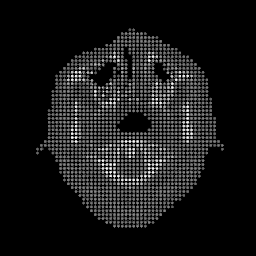

This chart was generated by the following Python code:
#!/usr/bin/env python

# Test vtkImageToPoints by converting CT slices to glyphed point set.

# Factory overrides
import vtkmodules.vtkInteractionStyle  # noqa: F401
import vtkmodules.vtkRenderingFreeType  # noqa: F401
import vtkmodules.vtkRenderingOpenGL2  # noqa: F401

import os

from vtkmodules.vtkCommonCore import vtkScalarsToColors
from vtkmodules.vtkCommonExecutionModel import vtkAlgorithm
from vtkmodules.vtkFiltersSources import vtkSphereSource
from vtkmodules.vtkImagingCore import vtkImageMapToColors
from vtkmodules.vtkImagingHybrid import vtkImageToPoints
from vtkmodules.vtkImagingStencil import vtkImageToImageStencil
from vtkmodules.vtkIOImage import vtkImageReader2
from vtkmodules.vtkRenderingCore import (
    vtkActor,
    vtkGlyph3DMapper,
    vtkRenderWindow,
    vtkRenderWindowInteractor,
    vtkRenderer,
)

# Volume parameters
extent = [0, 63, 0, 63, 0, 3]
origin = [0.0, 0.0, 0.0]
spacing = [3.2, 3.2, 1.5]
center = [0.5 * 3.2 * 63, 0.5 * 3.2 * 63, 0.5 * 1.5 * 3]

# Read CT slices
reader = vtkImageReader2()
reader.SetDataByteOrderToLittleEndian()
reader.SetDataExtent(extent)
reader.SetDataOrigin(origin)
reader.SetDataSpacing(spacing)
reader.SetFileNameSliceOffset(40)
data_dir = os.environ.get("VPE_DATA_DIR", os.path.dirname(os.path.abspath(__file__)))

reader.SetFilePrefix(os.path.join(data_dir, "headsq", "quarter"))

# Convert image to color scalars
table = vtkScalarsToColors()
table.SetRange(0, 2000)

colors = vtkImageMapToColors()
colors.SetInputConnection(reader.GetOutputPort())
colors.SetLookupTable(table)
colors.SetOutputFormatToRGB()

# Generate a stencil by thresholding the image
stencil = vtkImageToImageStencil()
stencil.SetInputConnection(reader.GetOutputPort())
stencil.ThresholdBetween(800, 4000)

# Generate point set from image
image_to_point_set = vtkImageToPoints()
image_to_point_set.SetInputConnection(colors.GetOutputPort())
image_to_point_set.SetStencilConnection(stencil.GetOutputPort())
image_to_point_set.SetOutputPointsPrecision(vtkAlgorithm.SINGLE_PRECISION)
image_to_point_set.Update()

# Sphere glyph source
sphere = vtkSphereSource()
sphere.SetRadius(1.5)

# Display points as glyphs
mapper = vtkGlyph3DMapper()
mapper.ScalingOff()
mapper.SetInputConnection(image_to_point_set.GetOutputPort())
mapper.SetSourceConnection(sphere.GetOutputPort())

actor = vtkActor()
actor.SetMapper(mapper)

renderer = vtkRenderer()
renderer.AddViewProp(actor)

render_window = vtkRenderWindow()
render_window.AddRenderer(renderer)
render_window.SetSize(256, 256)
render_window.SetWindowName("image to points")

# Scene
camera = renderer.GetActiveCamera()
camera.SetFocalPoint(center)
camera.SetPosition(center[0], center[1], center[2] - 400.0)

interactor = vtkRenderWindowInteractor()
interactor.SetRenderWindow(render_window)

interactor.Initialize()
interactor.Start()
